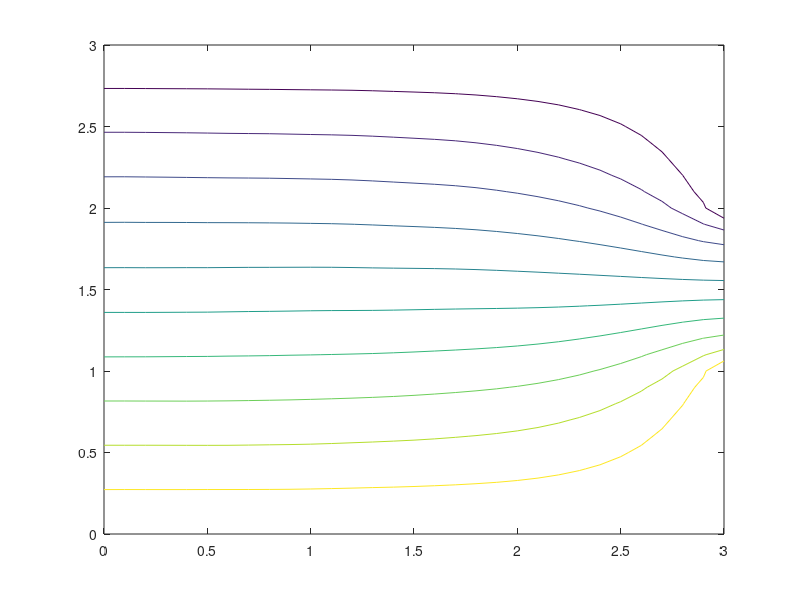
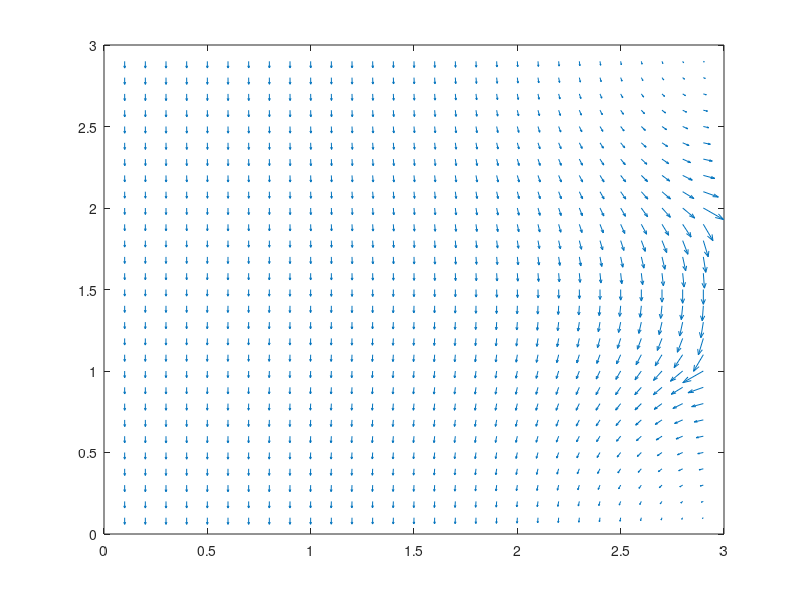

Write the MATLAB code that produced these figures, in order.
clc;
clear;

Q=-1;
dx=0.1;
n=3/dx+1;

% create initial equation: A*phi=0
A=zeros(n*n,n*n);
phi=zeros(n*n,1);

% give the D boundary values:phi(y=0)=0,phi(y=3)=Q
for i=1:n
    phi(i)=0;
    phi(n*n+1-i)=Q;
end

%create the matrix A
for i=1:n*n
    
    % get (x,y) from i
    if mod(i,n)==0
      x=n;
    else
      x=mod(i,n);
    end
    y=ceil(i/n);
    
    
    if y==1 % D boundary condition, phi=0
        A(i,i)=1;
    else
        if y==n
            A(i,i)=1; % D boundary condition, phi=Q
        else
            if x==1 % N boundary condition
                A(i,i)=-3;
                A(i,i+1)=1;
                A(i,i+n)=1;
                A(i,i-n)=1;
            else
                if x==n  % on the edge of x=3
                    if y<=1/dx+1 % D boundary, phi=0
                        A(i,i)=1;
                    else
                        if y>=2/dx+1 % D boundary, phi=Q
                            A(i,i)=1;
                            phi(i)=Q;
                        else
                            % N boundary
                            A(i,i)=-3;
                            A(i,i-1)=1;
                            A(i,i+n)=1;
                            A(i,i-n)=1;
                        end
                    end
                else
                    % for the points which are not on the boundary
                    A(i,i)=-4;
                    A(i,i+1)=1;
                    A(i,i-1)=1;
                    A(i,i+n)=1;
                    A(i,i-n)=1;
                end
                
            end
        end
    end
end

X=A;
b=zeros(n*n,1);
l=1;
% construct new matrix X from A and new vector b from phi
for i=1:n*n
    if A(i,i)==1
        for j=1:n*n
         if A(j,i)==1
             b(j)=b(j)-phi(i); % find and eliminate the D boundary points 
         end
        end
end
end
for i=1:n*n
l=n*n+1-i;
if X(l,l)==1
    %create X by eliminating the D boundary points
 b(l,:)=[];
 X(l,:)=[];
 X(:,l)=[];
end
end
kk=size(b);

% now we have matrix X and vector b to be solved.
for i=1:kk
    x(i,1)=1;
end
r=b-X*x;
p=r;
I=0;
% use CG
while norm(r,inf)>0.001
    a=r'*r/(p'*X*p);
    x=x+a*p;
    rk=r-a*X*p;
    p=rk+(rk'*rk/(r'*r))*p;
    r=rk;
    I=I+1;
end
l=1;

%relocate the results x(l) back to vector phi(i)
for i=1:n*n
if A(i,i)~=1
phi(i)=x(l);
l=l+1;
end   
end

%use a matrix ph(i,j) to represent phi
for i=1:n*n
    if mod(i,n)==0
      x=n;
    else
      x=mod(i,n);
    end
    y=ceil(i/n);
    ph(x,y)=phi(i);
end

%plot phi
x=0:dx:3;
y=0:dx:3;
[xx,yy]=meshgrid(x,y);
figure(1);
contour(xx,yy,ph');


hold on;
 
%caculate (U,V)
for i=2:3/dx
    for j=2:3/dx
      u(i,j)=(ph(i,j+1)-ph(i,j-1))/(2*dx);
      v(i,j)=-(ph(i+1,j)-ph(i-1,j))/(2*dx);
    end
end
figure(2);
xxx=0:dx:3-dx;
yyy=xxx;
%plot (U,V)
quiver(xxx,yyy,v',u');
